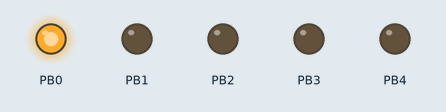
A sketch run on a simulated ATtiny85, built with avr-gcc and run on an emulated ATtiny85. Shown: output pins drawn as LEDs (lit = HIGH).

Above: at 0.05 s.
At 0.55 s:
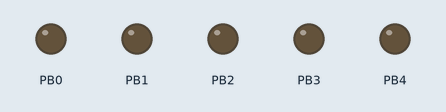
At 0.75 s:
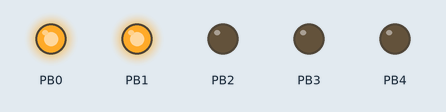
At 1.45 s:
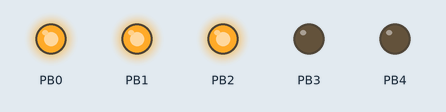
At 2.15 s:
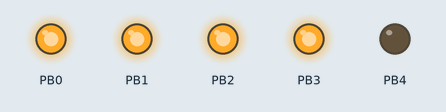
At 2.85 s:
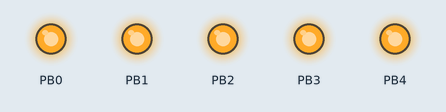
Timing chart, 0 to 3.1 s (numbered marks = the images above):
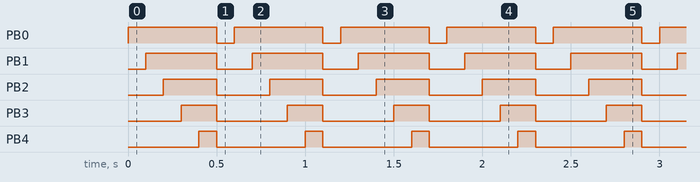

The sketch:

BlinkATtiny85.ino
```cpp
/*******************************************************************************
  *  Áster Electrónica
  *  Programación de ATtiny85
  *  Ejemplo 'BlinkATtiny85' para microcontroladores ATtiny85
  *  Abstract: En este ejemplo se conectarán 5 leds rojos a las salidas del microcontrolador
  *  y encenderán de manera consecutiva.
  *  Hecho por Miguel AngelLo.
  *  Conexiones físicas:
  *           ATtiny85 | Circuito
  *                 1  -> No conectar
  *                 2  -> LED 3
  *                 3  -> LED 4
  *                 4  -> GND
  *                 5  -> LED 0
  *                 6  -> LED 1
  *                 7  -> LED 2
  *                 8  -> 3V a 5V
  *
  * IMPORTANTE:
  * Deberás contar con las placas instaladas llamadas 'ATTinyCore' encuentralas en el siguiente enlace
  * https://github.com/SpenceKonde/ATTinyCore
********************************************************************************/
void setup() {
  // Declaramos los pines 0,1,2,3,4 como salidas.
  pinMode(0, OUTPUT);
  pinMode(1, OUTPUT);
  pinMode(2, OUTPUT);
  pinMode(3, OUTPUT);
  pinMode(4, OUTPUT);
}

void loop() {

  digitalWrite(0, HIGH);   // Encendemos el led del pin 0
  delay(100);              // Esperamos 100 mS
  digitalWrite(1, HIGH);   // Encendemos el led del pin 1
  delay(100);              // Esperamos 100 mS
  digitalWrite(2, HIGH);   // Encendemos el led del pin 2
  delay(100);              // Esperamos 100 mS
  digitalWrite(3, HIGH);   // Encendemos el led del pin 3
  delay(100);              // Esperamos 100 mS
  digitalWrite(4, HIGH);   // Encendemos el led del pin 4
  delay(100);              // Esperamos 100 mS

  //Apagamos todos los leds casi de manera simultanea
  digitalWrite(0, LOW);
  digitalWrite(1, LOW);
  digitalWrite(2, LOW);
  digitalWrite(3, LOW);
  digitalWrite(4, LOW);
  delay(100);              //Esperamos 100mS para reiniciar el ciclo
}
```

Measured:
- by itself, PB0: alternates HIGH for 0.50 s and LOW for 0.10 s
- by itself, PB1: alternates HIGH for 0.40 s and LOW for 0.20 s
- by itself, PB2: alternates HIGH for 0.30 s and LOW for 0.30 s
- by itself, PB3: alternates HIGH for 0.20 s and LOW for 0.40 s
- by itself, PB4: alternates HIGH for 0.10 s and LOW for 0.50 s
